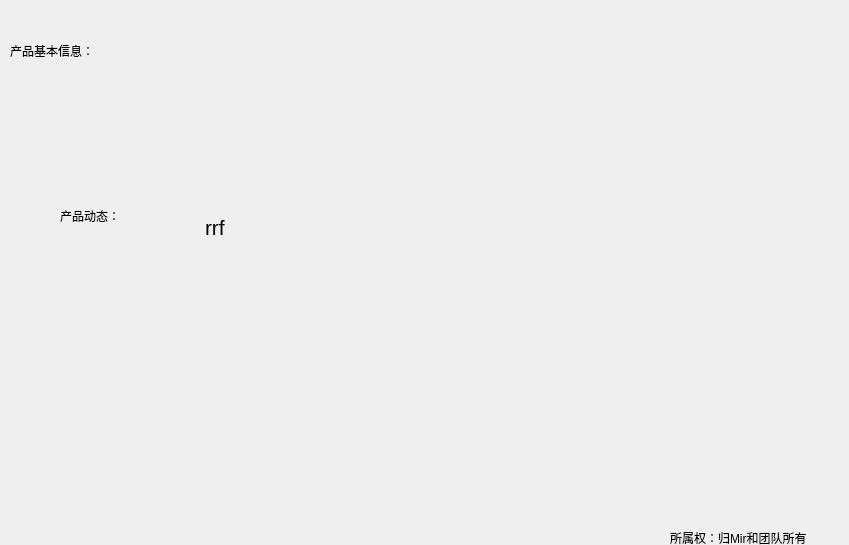
<?xml version="1.0" encoding="UTF-8"?>
<ui version="4.0">
 <class>res</class>
 <widget class="QWidget" name="res">
  <property name="geometry">
   <rect>
    <x>0</x>
    <y>0</y>
    <width>849</width>
    <height>545</height>
   </rect>
  </property>
  <property name="windowTitle">
   <string>Form</string>
  </property>
  <widget class="QLabel" name="label">
   <property name="geometry">
    <rect>
     <x>10</x>
     <y>30</y>
     <width>211</width>
     <height>41</height>
    </rect>
   </property>
   <property name="styleSheet">
    <string notr="true">font: 16pt &quot;仿宋&quot;;background:transparent;</string>
   </property>
   <property name="text">
    <string>产品基本信息：</string>
   </property>
  </widget>
  <widget class="QLabel" name="label_2">
   <property name="geometry">
    <rect>
     <x>60</x>
     <y>200</y>
     <width>151</width>
     <height>31</height>
    </rect>
   </property>
   <property name="styleSheet">
    <string notr="true">font: 16pt &quot;仿宋&quot;;background:transparent;</string>
   </property>
   <property name="text">
    <string>产品动态：</string>
   </property>
  </widget>
  <widget class="QTextEdit" name="textEdit">
   <property name="enabled">
    <bool>true</bool>
   </property>
   <property name="geometry">
    <rect>
     <x>200</x>
     <y>40</y>
     <width>591</width>
     <height>121</height>
    </rect>
   </property>
   <property name="styleSheet">
    <string notr="true">font: 16pt &quot;仿宋&quot;;background:transparent;</string>
   </property>
  </widget>
  <widget class="QTextEdit" name="textEdit_2">
   <property name="enabled">
    <bool>true</bool>
   </property>
   <property name="geometry">
    <rect>
     <x>200</x>
     <y>210</y>
     <width>591</width>
     <height>301</height>
    </rect>
   </property>
   <property name="styleSheet">
    <string notr="true">font: 16pt &quot;仿宋&quot;;background:transparent;
</string>
   </property>
   <property name="html">
    <string>&lt;!DOCTYPE HTML PUBLIC &quot;-//W3C//DTD HTML 4.0//EN&quot; &quot;http://www.w3.org/TR/REC-html40/strict.dtd&quot;&gt;
&lt;html&gt;&lt;head&gt;&lt;meta name=&quot;qrichtext&quot; content=&quot;1&quot; /&gt;&lt;style type=&quot;text/css&quot;&gt;
p, li { white-space: pre-wrap; }
&lt;/style&gt;&lt;/head&gt;&lt;body style=&quot; font-family:'仿宋'; font-size:16pt; font-weight:400; font-style:normal;&quot;&gt;
&lt;p style=&quot; margin-top:0px; margin-bottom:0px; margin-left:0px; margin-right:0px; -qt-block-indent:0; text-indent:0px;&quot;&gt;rrf &lt;/p&gt;&lt;/body&gt;&lt;/html&gt;</string>
   </property>
  </widget>
  <widget class="QLabel" name="label_3">
   <property name="geometry">
    <rect>
     <x>-30</x>
     <y>-40</y>
     <width>1031</width>
     <height>601</height>
    </rect>
   </property>
   <property name="styleSheet">
    <string notr="true">border-image: url(:/new/prefix1/补的背景);</string>
   </property>
   <property name="text">
    <string/>
   </property>
  </widget>
  <widget class="QLabel" name="label_4">
   <property name="geometry">
    <rect>
     <x>280</x>
     <y>10</y>
     <width>381</width>
     <height>451</height>
    </rect>
   </property>
   <property name="styleSheet">
    <string notr="true">border-image: url(:/new/prefix1/素材/3a457c8bf415369d9802226c08a975e8.png);</string>
   </property>
   <property name="text">
    <string/>
   </property>
  </widget>
  <widget class="QLabel" name="label_5">
   <property name="geometry">
    <rect>
     <x>670</x>
     <y>530</y>
     <width>201</width>
     <height>16</height>
    </rect>
   </property>
   <property name="text">
    <string>所属权：归Mir和团队所有</string>
   </property>
  </widget>
  <widget class="QLabel" name="label_6">
   <property name="geometry">
    <rect>
     <x>20</x>
     <y>280</y>
     <width>281</width>
     <height>231</height>
    </rect>
   </property>
   <property name="styleSheet">
    <string notr="true">border-image: url(:/new/prefix1/素材/60b273595b16c4c226c3aa593d6cc1d3.png);</string>
   </property>
   <property name="text">
    <string/>
   </property>
  </widget>
  <zorder>label_3</zorder>
  <zorder>label</zorder>
  <zorder>label_2</zorder>
  <zorder>label_4</zorder>
  <zorder>textEdit</zorder>
  <zorder>label_5</zorder>
  <zorder>label_6</zorder>
  <zorder>textEdit_2</zorder>
 </widget>
 <resources/>
 <connections/>
</ui>
